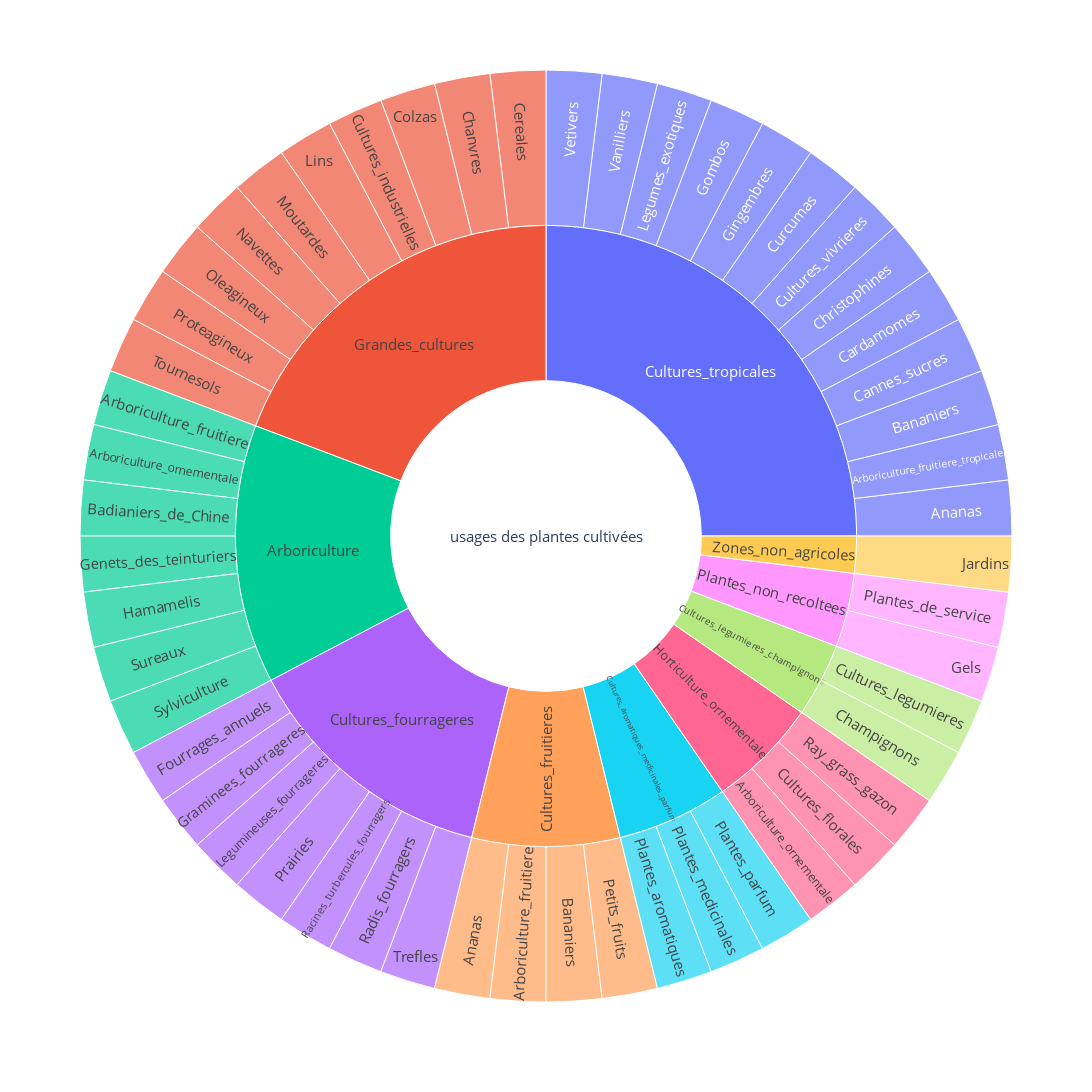

The notebook cell this image was saved under:
### Code cell
fig = px.sunburst(data, path=['top','parent', 'concept'], values='value' )
fig.update_layout(
    title_font_size=54,
    showlegend=False,
    font_size=15,
    width=2500, height=1500,
    autosize=True)
fig.show()

### Figure 1 — Plotly figure (JSON) as saved in the notebook; plotly's stock layout.template omitted (floating-point values rounded to 4 significant figures)
{"data": [{"branchvalues": "total", "domain": {"x": [0, 1], "y": [0, 1]}, "hovertemplate": "labels=%{label}<br>value=%{value}<br>parent=%{parent}<br>id=%{id}<extra></extra>", "ids": ["usages des plantes cultivées/Cultures_fruitieres/Ananas", "usages des plantes cultivées/Cultures_tropicales/Ananas", "usages des plantes cultivées/Arboriculture/Arboriculture_fruitiere", "usages des plantes cultivées/Cultures_fruitieres/Arboriculture_fruitiere", "usages des plantes cultivées/Cultures_tropicales/Arboriculture_fruitiere_tropicale", "usages des plantes cultivées/Arboriculture/Arboriculture_ornementale", "usages des plantes cultivées/Horticulture_ornementale/Arboriculture_ornementale", "usages des plantes cultivées/Arboriculture/Badianiers_de_Chine", "usages des plantes cultivées/Cultures_fruitieres/Bananiers", "usages des plantes cultivées/Cultures_tropicales/Bananiers", "usages des plantes cultivées/Cultures_tropicales/Cannes_sucres", "usages des plantes cultivées/Cultures_tropicales/Cardamomes", "usages des plantes cultivées/Grandes_cultures/Cereales", "usages des plantes cultivées/Cultures_legumieres_champignons/Champignons", "usages des plantes cultivées/Grandes_cultures/Chanvres", "usages des plantes cultivées/Cultures_tropicales/Christophines", "usages des plantes cultivées/Grandes_cultures/Colzas", "usages des plantes cultivées/Horticulture_ornementale/Cultures_florales", "usages des plantes cultivées/Grandes_cultures/Cultures_industrielles", "usages des plantes cultivées/Cultures_legumieres_champignons/Cultures_legumieres", "usages des plantes cultivées/Cultures_tropicales/Cultures_vivrieres", "usages des plantes cultivées/Cultures_tropicales/Curcumas", "usages des plantes cultivées/Cultures_fourrageres/Fourrages_annuels", "usages des plantes cultivées/Plantes_non_recoltees/Gels", "usages des plantes cultivées/Arboriculture/Genets_des_teinturiers", "usages des plantes cultivées/Cultures_tropicales/Gingembres", "usages des plantes cultivées/Cultures_tropicales/Gombos", "usages des plantes cultivées/Cultures_fourrageres/Graminees_fourrageres", "usages des plantes cultivées/Arboriculture/Hamamelis", "usages des plantes cultivées/Zones_non_agricoles/Jardins", "usages des plantes cultivées/Cultures_tropicales/Legumes_exotiques", "usages des plantes cultivées/Cultures_fourrageres/Legumineuses_fourrageres", "usages des plantes cultivées/Grandes_cultures/Lins", "usages des plantes cultivées/Grandes_cultures/Moutardes", "usages des plantes cultivées/Grandes_cultures/Navettes", "usages des plantes cultivées/Grandes_cultures/Oleagineux", "usages des plantes cultivées/Cultures_fruitieres/Petits_fruits", "usages des plantes cultivées/Cultures_aromatiques_medicinales_parfum/Plantes_aromatiques", "usages des plantes cultivées/Plantes_non_recoltees/Plantes_de_service", "usages des plantes cultivées/Cultures_aromatiques_medicinales_parfum/Plantes_medicinales", "usages des plantes cultivées/Cultures_aromatiques_medicinales_parfum/Plantes_parfum", "usages des plantes cultivées/Cultures_fourrageres/Prairies", "usages des plantes cultivées/Grandes_cultures/Proteagineux", "usages des plantes cultivées/Cultures_fourrageres/Racines_turbercules_fourragers", "usages des plantes cultivées/Cultures_fourrageres/Radis_fourragers", "usages des plantes cultivées/Horticulture_ornementale/Ray_grass_gazon", "usages des plantes cultivées/Arboriculture/Sureaux", "usages des plantes cultivées/Arboriculture/Sylviculture", "usages des plantes cultivées/Grandes_cultures/Tournesols", "usages des plantes cultivées/Cultures_fourrageres/Trefles", "usages des plantes cultivées/Cultures_tropicales/Vanilliers", "usages des plantes cultivées/Cultures_tropicales/Vetivers", "usages des plantes cultivées/Arboriculture", "usages des plantes cultivées/Cultures_aromatiques_medicinales_parfum", "usages des plantes cultivées/Cultures_fourrageres", "usages des plantes cultivées/Cultures_fruitieres", "usages des plantes cultivées/Cultures_legumieres_champignons", "usages des plantes cultivées/Cultures_tropicales", "usages des plantes cultivées/Grandes_cultures", "usages des plantes cultivées/Horticulture_ornementale", "usages des plantes cultivées/Plantes_non_recoltees", "usages des plantes cultivées/Zones_non_agricoles", "usages des plantes cultivées"], "labels": ["Ananas", "Ananas", "Arboriculture_fruitiere", "Arboriculture_fruitiere", "Arboriculture_fruitiere_tropicale", "Arboriculture_ornementale", "Arboriculture_ornementale", "Badianiers_de_Chine", "Bananiers", "Bananiers", "Cannes_sucres", "Cardamomes", "Cereales", "Champignons", "Chanvres", "Christophines", "Colzas", "Cultures_florales", "Cultures_industrielles", "Cultures_legumieres", "Cultures_vivrieres", "Curcumas", "Fourrages_annuels", "Gels", "Genets_des_teinturiers", "Gingembres", "Gombos", "Graminees_fourrageres", "Hamamelis", "Jardins", "Legumes_exotiques", "Legumineuses_fourrageres", "Lins", "Moutardes", "Navettes", "Oleagineux", "Petits_fruits", "Plantes_aromatiques", "Plantes_de_service", "Plantes_medicinales", "Plantes_parfum", "Prairies", "Proteagineux", "Racines_turbercules_fourragers", "Radis_fourragers", "Ray_grass_gazon", "Sureaux", "Sylviculture", "Tournesols", "Trefles", "Vanilliers", "Vetivers", "Arboriculture", "Cultures_aromatiques_medicinales_parfum", "Cultures_fourrageres", "Cultures_fruitieres", "Cultures_legumieres_champignons", "Cultures_tropicales", "Grandes_cultures", "Horticulture_ornementale", "Plantes_non_recoltees", "Zones_non_agricoles", "usages des plantes cultivées"], "name": "", "parents": ["usages des plantes cultivées/Cultures_fruitieres", "usages des plantes cultivées/Cultures_tropicales", "usages des plantes cultivées/Arboriculture", "usages des plantes cultivées/Cultures_fruitieres", "usages des plantes cultivées/Cultures_tropicales", "usages des plantes cultivées/Arboriculture", "usages des plantes cultivées/Horticulture_ornementale", "usages des plantes cultivées/Arboriculture", "usages des plantes cultivées/Cultures_fruitieres", "usages des plantes cultivées/Cultures_tropicales", "usages des plantes cultivées/Cultures_tropicales", "usages des plantes cultivées/Cultures_tropicales", "usages des plantes cultivées/Grandes_cultures", "usages des plantes cultivées/Cultures_legumieres_champignons", "usages des plantes cultivées/Grandes_cultures", "usages des plantes cultivées/Cultures_tropicales", "usages des plantes cultivées/Grandes_cultures", "usages des plantes cultivées/Horticulture_ornementale", "usages des plantes cultivées/Grandes_cultures", "usages des plantes cultivées/Cultures_legumieres_champignons", "usages des plantes cultivées/Cultures_tropicales", "usages des plantes cultivées/Cultures_tropicales", "usages des plantes cultivées/Cultures_fourrageres", "usages des plantes cultivées/Plantes_non_recoltees", "usages des plantes cultivées/Arboriculture", "usages des plantes cultivées/Cultures_tropicales", "usages des plantes cultivées/Cultures_tropicales", "usages des plantes cultivées/Cultures_fourrageres", "usages des plantes cultivées/Arboriculture", "usages des plantes cultivées/Zones_non_agricoles", "usages des plantes cultivées/Cultures_tropicales", "usages des plantes cultivées/Cultures_fourrageres", "usages des plantes cultivées/Grandes_cultures", "usages des plantes cultivées/Grandes_cultures", "usages des plantes cultivées/Grandes_cultures", "usages des plantes cultivées/Grandes_cultures", "usages des plantes cultivées/Cultures_fruitieres", "usages des plantes cultivées/Cultures_aromatiques_medicinales_parfum", "usages des plantes cultivées/Plantes_non_recoltees", "usages des plantes cultivées/Cultures_aromatiques_medicinales_parfum", "usages des plantes cultivées/Cultures_aromatiques_medicinales_parfum", "usages des plantes cultivées/Cultures_fourrageres", "usages des plantes cultivées/Grandes_cultures", "usages des plantes cultivées/Cultures_fourrageres", "usages des plantes cultivées/Cultures_fourrageres", "usages des plantes cultivées/Horticulture_ornementale", "usages des plantes cultivées/Arboriculture", "usages des plantes cultivées/Arboriculture", "usages des plantes cultivées/Grandes_cultures", "usages des plantes cultivées/Cultures_fourrageres", "usages des plantes cultivées/Cultures_tropicales", "usages des plantes cultivées/Cultures_tropicales", "usages des plantes cultivées", "usages des plantes cultivées", "usages des plantes cultivées", "usages des plantes cultivées", "usages des plantes cultivées", "usages des plantes cultivées", "usages des plantes cultivées", "usages des plantes cultivées", "usages des plantes cultivées", "usages des plantes cultivées", ""], "type": "sunburst", "values": [1, 1, 1, 1, 1, 1, 1, 1, 1, 1, 1, 1, 1, 1, 1, 1, 1, 1, 1, 1, 1, 1, 1, 1, 1, 1, 1, 1, 1, 1, 1, 1, 1, 1, 1, 1, 1, 1, 1, 1, 1, 1, 1, 1, 1, 1, 1, 1, 1, 1, 1, 1, 7, 3, 7, 4, 2, 13, 10, 3, 2, 1, 52]}], "layout": {"autosize": true, "font": {"size": 15}, "height": 1500, "legend": {"tracegroupgap": 0}, "margin": {"t": 60}, "showlegend": false, "title": {"font": {"size": 54}}, "width": 2500}}
